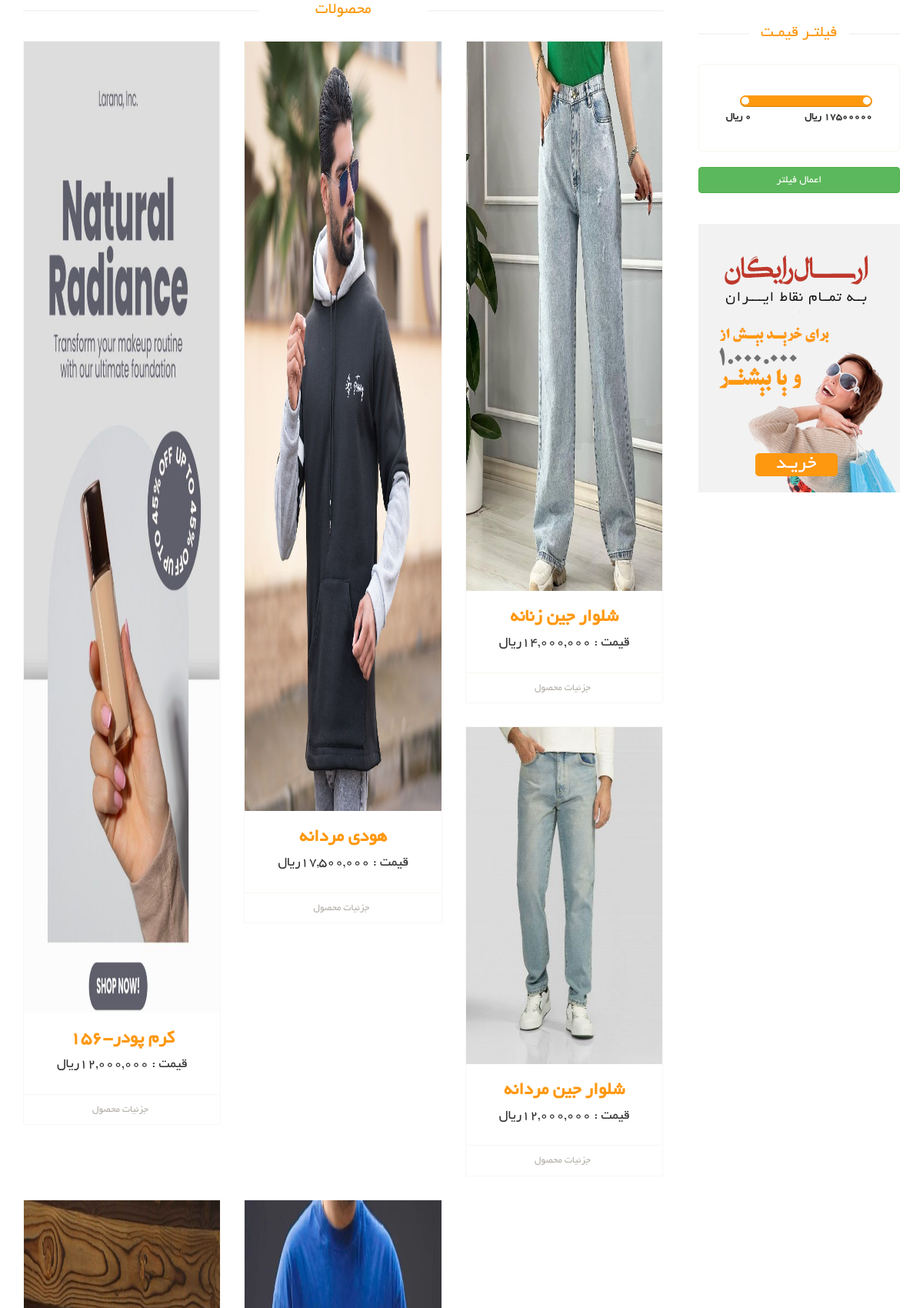
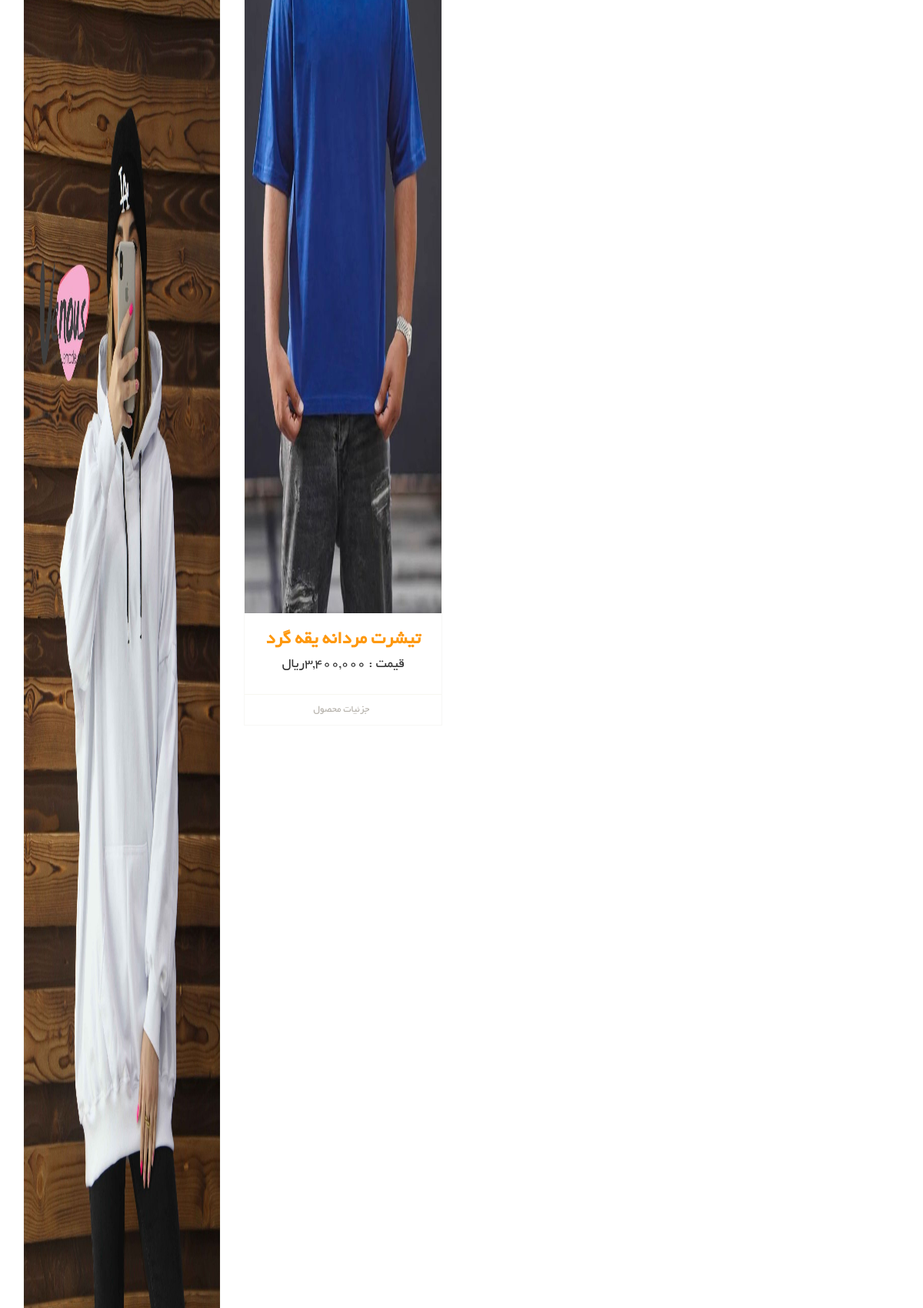
The app's page /product/ (upper part) with its own data (2 pictures, top to bottom).
### product_module/models.py (models this page shows, shortened)
class Products(models.Model):
    title = models.CharField(max_length=300, verbose_name='نام محصول')
    price = models.IntegerField(verbose_name='قیمت')
    category = models.ManyToManyField(Category, verbose_name='دسته بندی', related_name='product_category', )
    brand = models.ForeignKey(Brand, on_delete=models.CASCADE, null=True, blank=True, related_name='product_brand', verbose_name='برند')
    image = models.ImageField(upload_to='images/products', null=True, blank=True, verbose_name='تصویر')
    short_description = models.CharField(max_length=500, db_index=True, null=True, blank=True, verbose_name='توضیحات کوتاه')
    description = models.TextField(db_index=True, null=True, blank=True, verbose_name='توضیحات اصلی')
    slug = models.SlugField(db_index=True, null=True, blank=True, unique=True, max_length=200, verbose_name='اسلاگ')
    is_active = models.BooleanField(default=True, verbose_name='فعال/غیرفعال')
    is_deleted = models.BooleanField(default=False, verbose_name='حذف شده/نشده')
    class Meta:
        verbose_name = 'محصول'
        verbose_name_plural = 'محصولات'

### sitsetting_module/models.py (models this page shows, shortened)
class Banners(models.Model):
    title = models.CharField(max_length=300, verbose_name='عنوان بنر')
    url= models.URLField(max_length=400, null=True, blank=True, verbose_name='آدرس بنر ')
    image = models.ImageField(upload_to='sitebanner/', verbose_name='تصویر بنر ')
    is_active = models.BooleanField(default=True, verbose_name='فعال/غیرفعال')
    class Meta:
        verbose_name = 'بنر تبلیغاتی'
        verbose_name_plural = 'بنرهای تبلیغاتی'

### product_module/views.py (the view)
# urls.py: path('', views.ProductListView.as_view(), name='product-list'),
class ProductListView(ListView):
    template_name = 'product_module/productList.html'
    model = Products
    context_object_name = 'products'
    ordering = ['-id']
    paginate_by = 6
    def get_context_data(self, *, object_list=None, **kwargs):
        context = super(ProductListView, self).get_context_data(**kwargs)
        query = Products.objects.all()
        product: Products = query.order_by('-price').first()
        db_max_price = product.price if product is not None else 0
        context['db_max_price'] = db_max_price
        context['start_price'] = self.request.GET.get('start_price') or 0
        context['end_price'] = self.request.GET.get('end_price') or db_max_price
        context['banners'] = Banners.objects.filter(is_active=True)
        return context
    def get_queryset(self):
        query = super(ProductListView, self).get_queryset()
        category_name = self.kwargs.get('cat')
        brand_name = self.kwargs.get('brand')
        request: HttpRequest = self.request
        start_price = request.GET.get('start_price')
        end_price = request.GET.get('end_price')
        if start_price is not None:
            query = query.filter(price__gte=start_price)
        if end_price is not None:
            query = query.filter(price__lte=end_price)
        if category_name:
            query = query.filter(category__url_title__iexact=category_name)
        if brand_name:
            query = query.filter(brand__url_title__iexact=brand_name)
        return query

### polls/templatetags/poll_extras.py (called while the page is built)
@register.filter
def three_digit_currency(value:int):
    return '{:,}'.format(value) + 'ریال'

### sitsetting_module/context_data.py (called while the page is built)
def site_setting(request):
    sit_setting:Sitsetting = Sitsetting.objects.filter(is_active=True).first()
    context = {
        "site_setting": sit_setting
    }
    return context

### product_module/templates/product_module/productList.html (shortened to what this page needs)
{% extends 'shared/layout.html' %}
{% load static %}
{% load render_partial %}
{% load poll_extras %}
{% block content %}
    <section>
        <div class="container">
            <div class="row">
                <div class="col-sm-9 padding-right">
                    <div class="features_items">
                        <h2 class="title text-center">محصولات</h2>
                        {% if products %}
                            {% for product in products %}
                                {% include 'includes/product_include.html' with  product=product col_size=4 %}
                            {% endfor %}
                            </div>
                        {% else %}
                            <div class="alert alert-warning">
                                <p>هیچ محصولی یات نشد.</p>
                            </div>
                        {% endif %}
                </div>
                <div class="col-sm-3">
                    <div class="left-sidebar">
                        <div class="price-range">
                            <h2>فیلتـر قیمـت</h2>
                            <div class="well">
                                       id="sl2"><br/>
                                <b> {{ db_max_price }} ریال</b> <b class="pull-left">0 ريال</b>
                            </div>
                        </div>
                        <div>
                            <button class="btn btn-success btn-block" onclick="filterProduct()"> اعمال فیلتر</button>
                        </div>
                        <div class="shipping text-center">
                                {% for banner in banners %}
                                    <a href="{{ banner.url }}">
                                        <img src="{{ banner.image.url }}" alt="">
                                    </a>
                                {% endfor %}
                        </div>
                    <br>
                    <br>
                    </div>
                </div>
            </div>
        </div>
    </section>
{% endblock %}

### product_module/templates/includes/product_include.html (shortened to what this page needs)
{% load thumbnail %}
{% load poll_extras %}
<div class="col-sm-{{ col_size }}">
    <div class="product-image-wrapper">
        <div class="single-products">
            <div class="productinfo text-center">
                {% if product.image %}
                    {% thumbnail product.image "268x250" crop="center" as im %}
                        <img src="{{ im.url }}" width="{{ im.width }}" height="{{ im.height }}">
                    {% endthumbnail %}
                {% else %}
                    <img src="/static/images/home/product.jpg" width="268" height="250">
                {% endif %}
                <h2>{{ product.title }}</h2>
                <h4>قیمت : {{ product.price | three_digit_currency }}</h4>
            </div>
        <br>
            <div class="product-overlay">
                <div class="overlay-content">
                </div>
            </div>
        </div>
        <div class="choose">
            <ul class="nav nav-pills nav-justified">
                <li><a href="{% url 'product-detail'  slug=product.slug %}">جزئیات
                    محصول</a></li>
            </ul>
        </div>
    </div>
</div>

### static/css/main.css (style rules this page uses)
body { font-family: 'BYekan'; font-size: 10pt; position: relative; font-weight: normal; direction: rtl; }
ul li { list-style: none; }
a { -webkit-transition: 300ms; -moz-transition: 300ms; -o-transition: 300ms; transition: 300ms; }
h1, h2, h3, h4, h5, h6 { font-family: 'BYekan', sans-serif; }
.left-sidebar h2, .brands_products h2 { color: #FE980F; font-family: 'BYekan', sans-serif; font-size: 16pt; font-weight: 400; margin: 0 0 30px auto; text-align: center; text-transform: uppercase; position: relative; z-index:3; }
.left-sidebar h2:after, h2.title:after { content: " "; position: absolute; border: 1px solid #f5f5f5; bottom:8px; right: 0; width: 100%; height: 0; z-index: -2; }
.left-sidebar h2:before { content: " "; position: absolute; background: #fff; bottom: -6px; width: 130px; height: 30px; z-index: -1; right: 50%; margin-right: -65px; }
h2.title:before { content: " "; position: absolute; background: #fff; bottom: -6px; width: 220px; height: 30px; z-index: -1; right: 50%; margin-right: -110px; }
.shipping { background-color: #F2F2F2; margin-top: 40px; overflow: hidden; padding-top: 20px; position: relative; }
.price-range { margin-top:30px; }
.well { background-color: #FFFFFF; border: 1px solid #F7F7F0; border-radius: 4px; box-shadow: none; margin-bottom: 20px; min-height: 20px; padding: 35px; }
.padding-right { padding-left: 0; }
.features_items { overflow:hidden; }
h2.title { color: #FE980F; font-family: 'BYekan', sans-serif; font-size: 16pt; font-weight: 400; margin: 0 15px; text-transform: uppercase; margin-bottom: 30px; position: relative; }
.product-image-wrapper { border:1px solid #F7F7F5; overflow: hidden; margin-bottom:30px; }
.single-products { position: relative; }
.productinfo h2 { color: #FE980F; font-family: 'BYekan', sans-serif; font-size: 24px; font-weight: 700; }
.productinfo img { width: 100%; }
.productinfo { position:relative; }
.product-overlay { background:#FE980F; top: 0; display: none; height: 0; position: absolute; transition: height 500ms ease 0s; width: 100%; display: block; }
.product-overlay .overlay-content { bottom: 0; position: absolute; bottom: 0; text-align: center; width: 100%; }
.choose { border-top: 1px solid #F7F7F0; }
.choose ul li a { color: #B3AFA8; font-family: 'BYekan', sans-serif; font-size: 13px; padding-left: 0; padding-right: 0; }

### static/css/custom.css (style rules this page uses)
ul { padding-right: 0; }

### records on screen
Products: shows a picture, title "کرم پودر-156", price|three_digit_currency "12,000,000ریال"
Products: shows a picture, title "هودی مردانه", price|three_digit_currency "17,500,000ریال"
Products: shows a picture, title "شلوار جین زنانه", price|three_digit_currency "14,000,000ریال"
Products: shows a picture, title "شلوار جین مردانه", price|three_digit_currency "12,000,000ریال"
Products: shows a picture
Products: shows a picture, title "تیشرت مردانه یقه گرد", price|three_digit_currency "3,400,000ریال"
Banners: image (picture)

### other values on screen
{{ db_max_price }} "17500000"
